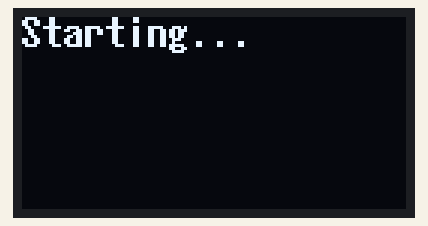
The sketch below on a simulated ESP8266 (NodeMCU). Parts: 128×64 one-colour display. WiFi joins after 1.5 s; servers stay silent unless stated; the local clock reads 2024-03-15 10:24:30 at power-on unless the sketch sets it.

Above: at 0.1 s.
At 3.2 s:
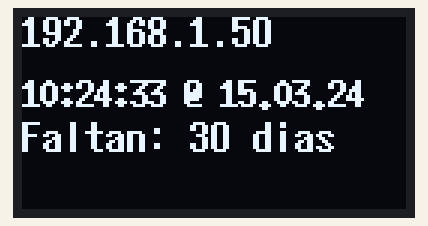
At 7.3 s:
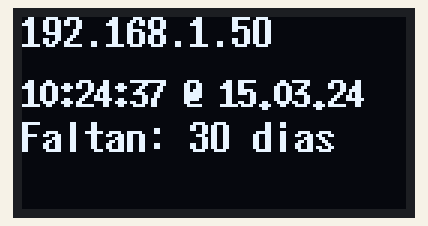
At 11.4 s:
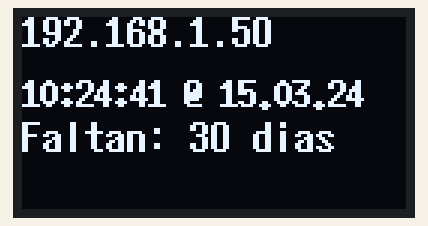
At 20.6 s:
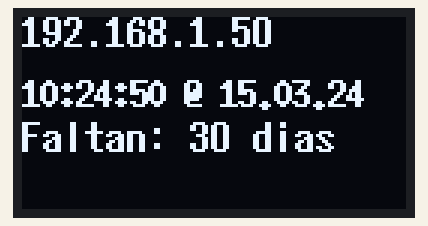
At 38.1 s:
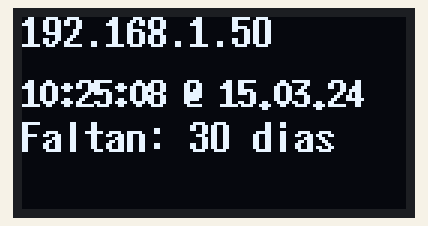

The sketch:

squirrel.ino
```cpp
#include <ESP8266WiFi.h>
#include <Wire.h>
#include <U8g2lib.h>

#include <TZ.h>       // TimeZones
#include <time.h>     // time() ctime()
#include <sys/time.h> // struct timeval
#include <sntp.h>     // sntp_servermode_dhcp()

// ------------------------------------------------------
// Time Settings
#define TIME_ZONE TZ_America_Mexico_City
// ------------------------------------------------------
// OLED Display
U8G2_SSD1306_128X64_NONAME_F_SW_I2C
u8g2(
    U8G2_R0,
    14, /*clock*/
    12, /*data*/
    U8X8_PIN_NONE);
// ------------------------------------------------------
// WI-FI Settings
const char *ssid = "<SSID>";
const char *password = "<PASSWORD>";
WiFiServer server(80);

// ------------------------------------------------------
// Helper functions
void initOLED(void)
{
  u8g2.begin();                     // init OLED display
  u8g2.clearBuffer();               // Clean Screen
  u8g2.setFont(u8g2_font_7x14B_tr); // Set Font -> https://github.com/olikraus/u8g2/wiki/fntlistallplain
}

void displayOLEDStatus(const char *txt)
{
  u8g2.setDrawColor(0);        // Set color to background (black)
  u8g2.drawBox(0, 0, 140, 14); // Draw a black box starting at 0,0
  u8g2.setDrawColor(1);        // Set color to foreground (yellow/blue)
  u8g2.drawStr(0, 10, txt);    // Draw the passed String
  u8g2.sendBuffer();           // Display the buffer
}

void displayOLEDText(const char *txt)
{
  u8g2.drawStr(0, 30, txt);
  u8g2.sendBuffer();
}

void initWiFi(void)
{
  WiFi.begin(ssid, password);
  while (WiFi.status() != WL_CONNECTED)
  {
    delay(1000);
    displayOLEDStatus("Connecting...");
  }
}

void displayIP(void)
{
  displayOLEDStatus(WiFi.localIP().toString().c_str());
}

void initTime(void)
{
  displayOLEDText("Fetching time...");

  configTzTime(TIME_ZONE, "pool.ntp.org", "time.nist.gov"); // Configure Time Zone

  time_t time_now = time(nullptr);
  while (time_now < 24 * 3600)
  {
    delay(100);
    time_now = time(nullptr);
  }
}

// void runWiFiClient(void) {
//   // -- START: Wifi Client Stuff -------------------------------------------------------------------
//   WiFiClient client = server.available();
//   if (!client) {
//     return;
//   }

//   String req = client.readStringUntil('\r');
//   client.flush();

//   // Prepare the response
//   // String response = clientHTMLResponse();
//   String s = "HTTP/1.1 200 OK\r\nContent-Type: text/html\r\n\r\n";
//   s += "<!DOCTYPE HTML>\r\n<html>\r\n";
//   s += "<pre>";
//   s += "Ola k ase? <br>";
//   // s += getTimeStr();
//   s += "</pre>";
//   s += "</html>\n";

//   String response = s;
//   // Send the response to the client
//   client.print(response);
//   delay(1);
//   // -- END: Wifi Client Stuff -------------------------------------------------------------------
// }

// String clientHTMLResponse(void) {
//   String s = "HTTP/1.1 200 OK\r\nContent-Type: text/html\r\n\r\n";
//   s += "<!DOCTYPE HTML>\r\n<html>\r\n";
//   s += "<pre>";
//   s += "Ola k ase? <br>";
//   // s += getTimeStr();
//   s += "</pre>";
//   s += "</html>\n";
//   return s;
// }

// char* getTimeStr(void) {
//   time_t now;
//   struct tm timeinfo;
//   time(&now);
//   localtime_r(&now, &timeinfo);
//   return asctime(&timeinfo);
// }

void displayTime(void)
{
  // Combined screen render: status bar (IP) + formatted time
  time_t t = time(nullptr);
  struct tm timeinfo;
  localtime_r(&t, &timeinfo);

  char timestr[32];
  strftime(timestr, sizeof(timestr), "%H:%M:%S @ %d.%m.%y", &timeinfo);
  // char datestr[32];
  // strftime(timestr, sizeof(timestr), "%d:%m:%Y", &timeinfo);

  // Prepare IP string
  String ip = WiFi.localIP().toString();

  // Draw everything into buffer then send once to avoid clobbering
  u8g2.clearBuffer();

  // Draw status bar
  u8g2.setDrawColor(0);
  u8g2.drawBox(0, 0, 128, 14);
  u8g2.setDrawColor(1);
  u8g2.setFont(u8g2_font_7x14B_tr);
  u8g2.drawStr(0, 10, ip.c_str());

  // Draw time in the main area
  u8g2.setFont(u8g2_font_6x13B_tr);
  u8g2.drawStr(0, 30, timestr);

  // Calculate days until next 14th (this month if day<=14, otherwise next month)
  struct tm today_mid = timeinfo;
  today_mid.tm_hour = 0;
  today_mid.tm_min = 0;
  today_mid.tm_sec = 0;
  time_t today_mid_t = mktime(&today_mid);

  struct tm target = today_mid;
  if (timeinfo.tm_mday <= 14)
  {
    target.tm_mday = 14;
  }
  else
  {
    target.tm_mon += 1; // next month
    target.tm_mday = 14;
  }
  // Normalize target (mktime will adjust year if month overflows)
  time_t target_t = mktime(&target);

  long days_until = (target_t - today_mid_t) / 86400; // seconds in a day
  if (days_until < 0)
    days_until = 0;

  char faltan[32];
  snprintf(faltan, sizeof(faltan), "Faltan: %ld dias", days_until);
  u8g2.setFont(u8g2_font_7x14B_tr);
  u8g2.drawStr(0, 45, faltan);

  u8g2.sendBuffer();
}

// ------------------------------------------------------
// Start up Code, runs once @ boot
void setup(void)
{
  initOLED(); // clear OLED Buffer & set font
  displayOLEDStatus("Starting...");
  initWiFi(); // init Wi-Fi
  initTime(); // fetch time
}

// -----------------------------------
// Main
void loop(void)
{
  delay(1000);
  // displayIP();

  displayTime(); // Display Server IP + Time on OLED

  // runWiFiClient();    // Answer http requests

  // -- START: Wifi Client Stuff -------------------------------------------------------------------
  // WiFiClient client = server.available();
  // if (!client) {
  //   return;
  // }
  // while (client.available()) {
  //   delay(10);
  // }

  // String req = client.readStringUntil('\r');

  // // Prepare the response
  // // String response = clientHTMLResponse();
  // String s = "HTTP/1.1 200 OK\r\nContent-Type: text/html\r\n\r\n<!DOCTYPE html><html>\r\n";
  // s += "<pre>";
  // s += "Ola k ase?";
  // s += "</pre>";
  // s += "</html>\n";

  // // Send the response to the client
  // client.print(s);
  // delay(1);
  // client.flush();
  // // -- END: Wifi Client Stuff -------------------------------------------------------------------

  // Serial.printl:willn("Client disonnected");

  // The client will actually be disconnected
  // when the function returns and 'client' object is detroyed
}
```

Measured:
- what the display in image 1 shows lasts 1.0 s, from 3.2 s to 4.2 s
